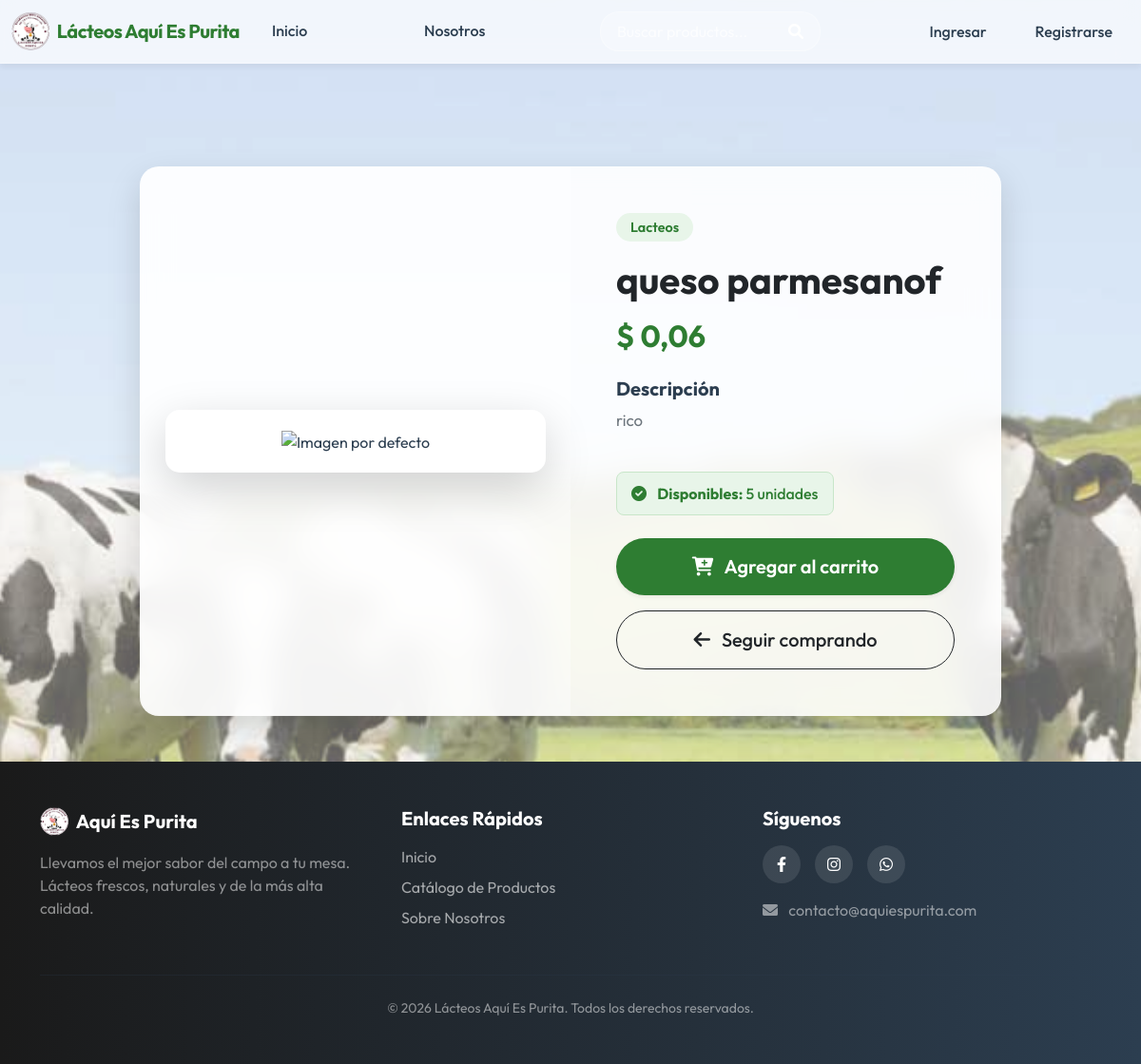
The page /producto/31/ on the database its author committed.
### core/models.py (models this page shows, shortened)
class Producto(models.Model):
    nombre = models.CharField(max_length=100, verbose_name="Nombre del producto")
    codigo = models.CharField(max_length=50, unique=True, verbose_name="Código del producto")
    precio = models.DecimalField(
        max_digits=10,
        decimal_places=2,
        verbose_name="Precio",
        null=True,
        blank=True
    )
    descripcion = models.TextField(max_length=500, verbose_name="Descripción breve")
    descripcion = models.TextField(max_length=500, verbose_name="Descripción breve")
    categoria = models.ForeignKey(Categoria, on_delete=models.CASCADE, verbose_name="Categoría", related_name="productos")
    cantidad = models.PositiveIntegerField(default=0, verbose_name="Cantidad en inventario")
    imagen = models.ImageField(upload_to='productos/', blank=True, null=True)
    disponible = models.BooleanField(default=True, verbose_name="¿Está disponible?")

class Categoria(models.Model):
    nombre = models.CharField(max_length=100, unique=True, verbose_name="Nombre de la categoría")

### core/views.py (the view)
# urls.py: path("producto/<int:producto_id>/", product_detail, name="product_detail"),
def product_detail(request, producto_id):
    producto = get_object_or_404(Producto, id=producto_id)
    if request.headers.get('x-requested-with') == 'XMLHttpRequest':
        return render(request, "core/product_detail_fragment.html", {"producto": producto})
    return render(request, "core/product_detail.html", {"producto": producto})

### core/templates/core/product_detail.html (shortened to what this page needs)
{% extends 'core/base.html' %}
{% load static %}
{% block content %}
<div class="fixed-background" style="background-image: url('{% static 'core/img/vacas.png' %}');"></div>
<div class="container my-5" style="margin-top: 100px !important;">
    <div class="row justify-content-center">
        <div class="col-lg-10">
            <div class="product-detail-glass-card">
                <div class="row g-0">
                    <div class="col-md-6 product-img-section p-4">
                        <div class="img-wrapper shadow-lg">
                            {% if producto.imagen %}
                                <img src="{{ producto.imagen.url }}" alt="{{ producto.nombre }}" class="img-fluid product-main-img">
                            {% else %}
                                <img src="{% static 'core/img/default.png' %}" alt="Imagen por defecto" class="img-fluid product-main-img">
                            {% endif %}
                        </div>
                    </div>
                    <div class="col-md-6 p-5 d-flex flex-column justify-content-center detail-info-section">
                        <span class="badge detail-category-badge mb-3">{{ producto.categoria.nombre }}</span>
                        <h1 class="detail-title fw-bold text-dark mb-3">{{ producto.nombre }}</h1>
                        <h2 class="detail-price text-success fw-bold mb-4">$ {{ producto.precio|floatformat:2 }}</h2>
                        <div class="detail-description mb-4">
                            <h5 class="fw-bold mb-2">Descripción</h5>
                            <p class="text-muted">{{ producto.descripcion }}</p>
                        </div>
                        <div class="detail-stock mb-4">
                            {% if producto.cantidad > 0 %}
                                <div class="stock-status in-stock">
                                    <i class="fas fa-check-circle me-2"></i> <strong>Disponibles:</strong> {{ producto.cantidad }} unidades
                                </div>
                            {% else %}
                                <div class="stock-status out-of-stock">
                                    <i class="fas fa-times-circle me-2"></i> <strong>Agotado</strong> temporalmente
                                </div>
                            {% endif %}
                        </div>
                        <div class="mt-auto d-flex flex-column gap-3">
                            {% if producto.cantidad > 0 %}
                                <a href="{% url 'add_to_cart' producto.id %}" class="btn btn-add-cart-detail btn-lg w-100 shadow-sm">
                                    <i class="fas fa-cart-plus me-2"></i> Agregar al carrito
                                </a>
                            {% endif %}
                            <a href="{% url 'products' %}" class="btn btn-outline-dark btn-lg w-100 detail-back-btn">
                                <i class="fas fa-arrow-left me-2"></i> Seguir comprando
                            </a>
                        </div>
                    </div>
                </div>
            </div>
        </div>
    </div>
</div>
{% endblock %}

### core/static/core/css/estilos.css (style rules this page uses)
:root { --primary-green: #2e7d32; --hover-green: #1b5e20; --light-green: #e8f5e9; --text-dark: #2c3e50; --text-light: #6c757d; --bg-light: #f8f9fa; --glass-bg: rgba(255, 255, 255, 0.85); --glass-border: rgba(255, 255, 255, 0.2); --shadow-sm: 0 4px 6px rgba(0, 0, 0, 0.05); --shadow-md: 0 8px 16px rgba(0, 0, 0, 0.1); --shadow-lg: 0 15px 35px rgba(0, 0, 0, 0.15); --radius-md: 12px; --radius-lg: 20px; --transition: all 0.3s cubic-bezier(0.4, 0, 0.2, 1); }
body { margin: 0; font-family: 'Outfit', sans-serif; color: var(--text-dark); background-color: var(--bg-light); }
body { margin: 0; font-family: 'Outfit', sans-serif; padding-top: 75px; background-color: var(--bg-light); }

### core/templates/core/product_detail.html (style rules this page uses)
.fixed-background { position: fixed; top: 0; left: 0; right: 0; bottom: 0; background-size: cover; background-position: center; z-index: -1; opacity: 0.6; }
.product-detail-glass-card { background: var(--glass-bg, rgba(255, 255, 255, 0.85)); border-radius: var(--radius-lg, 20px); box-shadow: var(--shadow-lg, 0 15px 35px rgba(0,0,0,0.1)); backdrop-filter: blur(16px); border: 1px solid var(--glass-border, rgba(255,255,255,0.3)); overflow: hidden; transition: var(--transition, all 0.3s ease); }
.product-img-section { background: rgba(255,255,255,0.5); display: flex; align-items: center; justify-content: center; }
.img-wrapper { background: white; border-radius: 15px; padding: 20px; width: 100%; max-width: 400px; text-align: center; transition: transform 0.4s ease; }
.product-main-img { max-height: 400px; object-fit: contain; width: 100%; }
.detail-info-section { background: rgba(255, 255, 255, 0.2); }
.detail-category-badge { background-color: var(--light-green, #e8f5e9); color: var(--primary-green, #2e7d32); align-self: flex-start; padding: 8px 15px; border-radius: 20px; font-size: 0.9rem; font-weight: 600; }
.detail-title { font-size: 2.5rem; color: var(--text-dark, #2c3e50); line-height: 1.2; }
.detail-price { font-size: 2rem; color: var(--primary-green, #2e7d32) !important; }
.detail-description p { font-size: 1.05rem; line-height: 1.6; }
.stock-status { padding: 10px 15px; border-radius: 8px; font-weight: 500; display: inline-block; }
.stock-status.in-stock { background-color: #e8f5e9; color: #2e7d32; border: 1px solid #c8e6c9; }
.btn-add-cart-detail { background-color: var(--primary-green, #2e7d32); color: white; border: none; border-radius: 50px; font-weight: 600; padding: 15px; transition: var(--transition, all 0.3s ease); }
.detail-back-btn { border-radius: 50px; font-weight: 500; padding: 15px; }

### core/templates/core/base.html (style rules this page uses)
body { display: flex; flex-direction: column; min-height: 100vh; }

### rows shown on the page
Producto: categoria.nombre "Lacteos", nombre "queso parmesanof", precio "0,06", descripcion "rico", cantidad "5"
